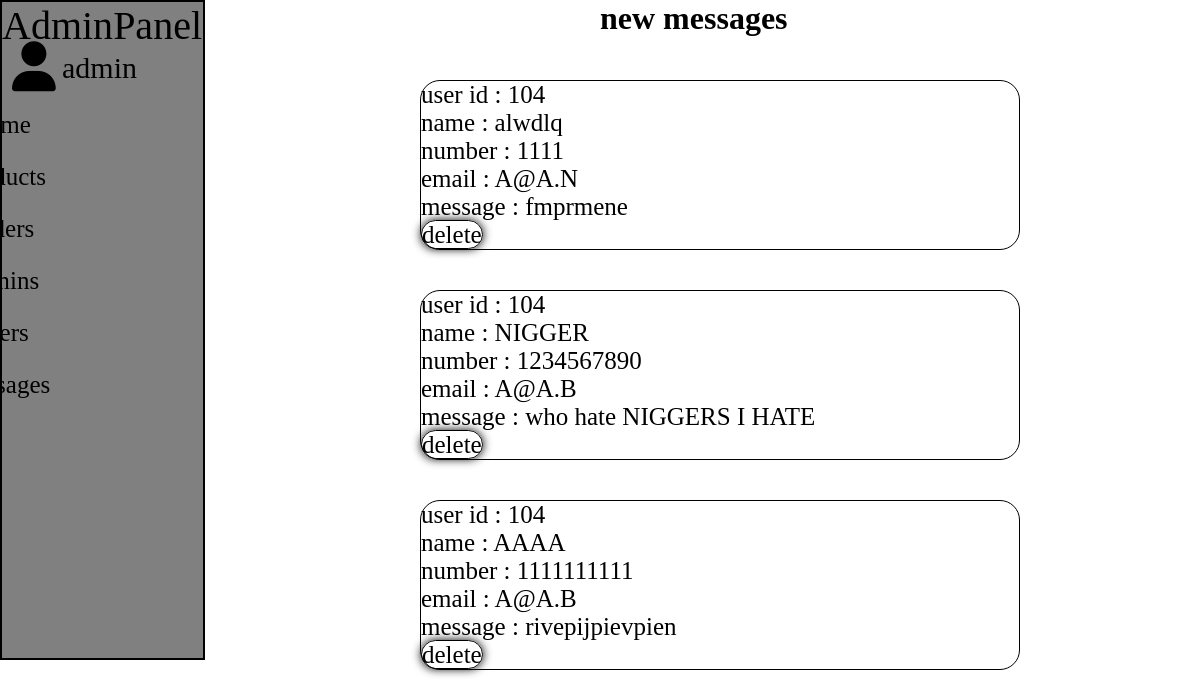
Page /messages.php (signed in) on the committed database.
### tables this page shows
CREATE TABLE `messages` (
  `id` int(100) NOT NULL,
  `user_id` int(100) NOT NULL,
  `name` varchar(100) NOT NULL,
  `email` varchar(100) NOT NULL,
  `number` varchar(12) NOT NULL,
  `message` varchar(500) NOT NULL
);

### messages.php (the view, shortened to what this page needs)
<?php
include 'connect.php';
?>
<!DOCTYPE html>
<html lang="en">
<head>
</head>
<body>
<?php
include 'admin_header.php'
?>
<h1>new messages</h1>
<section class="messages">
<div class="box-container">
<?php
$select_messages = $conn->prepare("SELECT * FROM `messages`");
$select_messages->execute();
if($select_messages->rowCount() > 0){
while($fetch_messages = $select_messages->fetch(PDO::FETCH_ASSOC)){
?>
<div class="box">
<p> user id : <span><?= $fetch_messages['user_id']; ?></span></p>
<p> name : <span><?= $fetch_messages['name']; ?></span></p>
<p> number : <span><?= $fetch_messages['number']; ?></span></p>
<p> email : <span><?= $fetch_messages['email']; ?></span></p>
<p> message : <span><?= $fetch_messages['message']; ?></span></p>
<a href="messages.php?delete=<?=$fetch_messages['id']; ?>" onclick="return confirm('delete this message');" class="delete">delete</a>
</div>
<?php
}
}else{
echo '<p class="empty">you have no messages</p>';
}
?>
</div>
</section>
</body>
</html>

### admin_header.php (shortened to what this page needs)
<header>
  <section class="flex">
  <a href="dashboard.php" class="logo">Admin<span>Panel</span></a>
<nav class="navbar">
<a href="dashboard.php">home</a>
<a href="products.php">products</a>
<a href="placed_orders.php">orders</a>
<a href="admin_accounts.php">admins</a>
<a href="users_accounts.php">users</a>
<a href="messages.php">messages</a>
</nav>
<div class="icons">
<div id="user-btn" class="fas fa-user"></div>
</div>
<div class="name">
          <?php
$select_profile = $conn->prepare("SELECT * FROM `admins` WHERE id = ?");
$select_profile->execute([$admin_id]);
$fetch_profile = $select_profile->fetch(PDO::FETCH_ASSOC);
?>
<p><?= $fetch_profile['name']; ?></p>
      </div>
  </section>
</header>

### messages.php (style rules this page uses)
* { padding:0; margin:0; box-sizing:border-box; }
html { overflow-x:hidden; }
body h1 { display:flex; align-items:center; justify-content:center; position:absolute; top:0; left:50%; }
.messages { display:flex; align-items:center; justify-content:center; position:absolute; top:60px; left:20vw; }
.box-container { display:flex; align-items:center; justify-content:center; flex-wrap:wrap; }
.box { margin:20px 0px; border:1px solid black; width:600px; border-radius:20px; flex-wrap:wrap; font-size:25px; word-wrap:break-word; }
.delete { text-decoration:none; color:black; border:1px solid black; width:100px; height:20px; transition:0.5s; border-radius:20px; box-shadow:0 0px 10px 0 black; }

### admin_header.php (style rules this page uses)
* { margin:0; padding:0; box-sizing:border-box; }
:root { --index: calc(1vw + 1vh); }
header { width:205px; height:660px; background:grey; border:2px solid black; }
.logo { text-decoration:none; color:black; background:grey; font-size:40px; }
.flex .navbar a { position:relative; top:50px; width:0px; text-decoration:none; color:black; font-size:25px; display:flex; line-height:2em; align-items:center; justify-content:center; border:1px solid grey; transition:0.5s; }
.name { color:black; text-decoration:none; position:relative; left:60px; top:-360px; display:flex; font-size:30px; }
#user-btn { font-size:50px; position:relative; left:10px; transition:0.5s; top:-320px; }

### rows in the picture
messages: user "104", name "alwdlq", number "1111", email "A@A.N", message "fmprmene"
messages: user "104", name "NIGGER", number "1234567890", email "A@A.B", message "who hate NIGGERS I HATE"
messages: user "104", name "AAAA", number "1111111111", email "A@A.B", message "rivepijpievpien"

### other values in the picture
$fetch_profile['name'] "admin"
